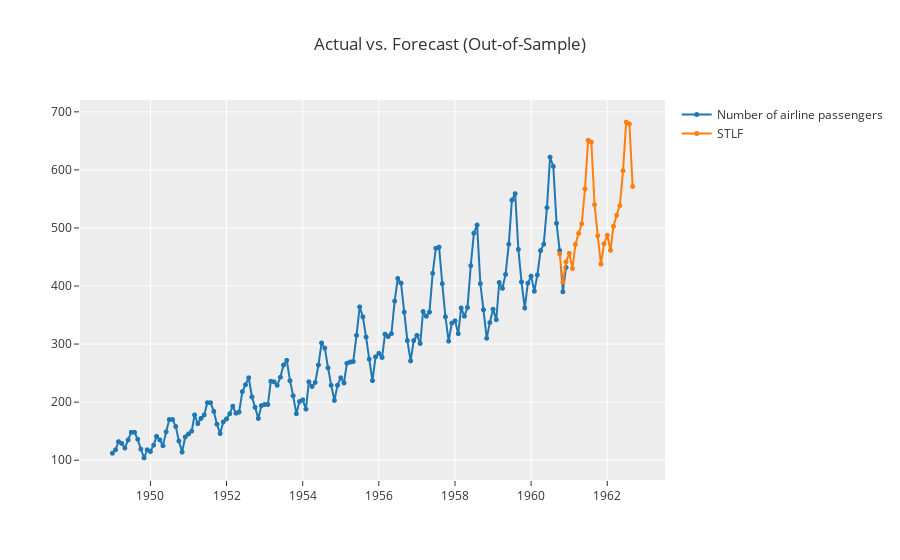

Write notebook code for a chart like this one.
### Code cell
# functional API
plot_model(best, plot = 'forecast', data_kwargs = {'fh' : 24})

### Figure 1 — Plotly figure (JSON) as saved in the notebook; plotly's stock layout.template omitted (floating-point values rounded to 4 significant figures; data arrays with more than 128 entries replaced by an {"elided": "..."} marker saying what was removed)
{"data": [{"line": {"color": "rgb(31, 119, 180)", "width": 2}, "marker": {"color": "rgb(31, 119, 180)", "size": 5}, "mode": "lines+markers", "name": "Number of airline passengers", "type": "scattergl", "x": {"elided": "165 str values"}, "xaxis": "x", "y": {"elided": "165 int values"}, "yaxis": "y"}, {"line": {"color": "rgb(255, 127, 14)", "width": 2}, "marker": {"color": "rgb(255, 127, 14)", "size": 5}, "mode": "lines+markers", "name": "STLF", "type": "scattergl", "x": {"elided": "165 str values"}, "xaxis": "x", "y": {"elided": "165 float values"}, "yaxis": "y"}], "layout": {"showlegend": true, "title": {"text": "Actual vs. Forecast (Out-of-Sample)"}, "xaxis": {"anchor": "y", "domain": [0, 1]}, "yaxis": {"anchor": "x", "domain": [0, 1]}}}
